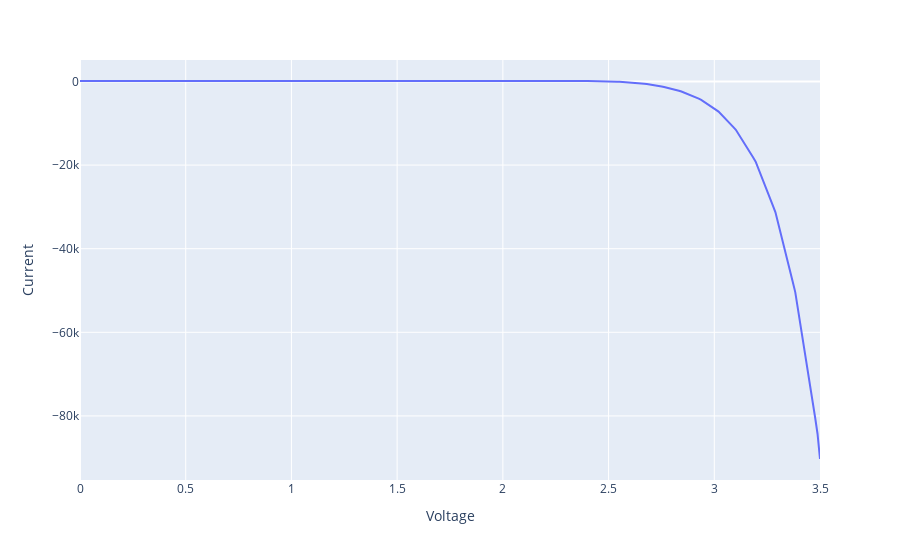

The code cell stored with this chart in its notebook:
### Code cell
current = -1*IV_data['IV'][1]
voltage = -1*IV_data['IV'][0]

IV_df = DataFrame({'Current': current, 'Voltage': voltage})
line(IV_df, x = 'Voltage', y = 'Current')

### Figure 1 — Plotly figure (JSON) as saved in the notebook; plotly's stock layout.template omitted (floating-point values rounded to 4 significant figures; data arrays with more than 128 entries replaced by an {"elided": "..."} marker saying what was removed)
{"data": [{"hovertemplate": "Voltage=%{x}<br>Current=%{y}<extra></extra>", "legendgroup": "", "line": {"color": "#636efa", "dash": "solid"}, "marker": {"symbol": "circle"}, "mode": "lines", "name": "", "orientation": "v", "showlegend": false, "x": {"elided": "300 float values"}, "xaxis": "x", "y": {"elided": "300 float values"}, "yaxis": "y", "type": "scatter"}], "layout": {"xaxis": {"anchor": "y", "domain": [0.0, 1.0], "title": {"text": "Voltage"}}, "yaxis": {"anchor": "x", "domain": [0.0, 1.0], "title": {"text": "Current"}}, "legend": {"tracegroupgap": 0}, "margin": {"t": 60}}}
